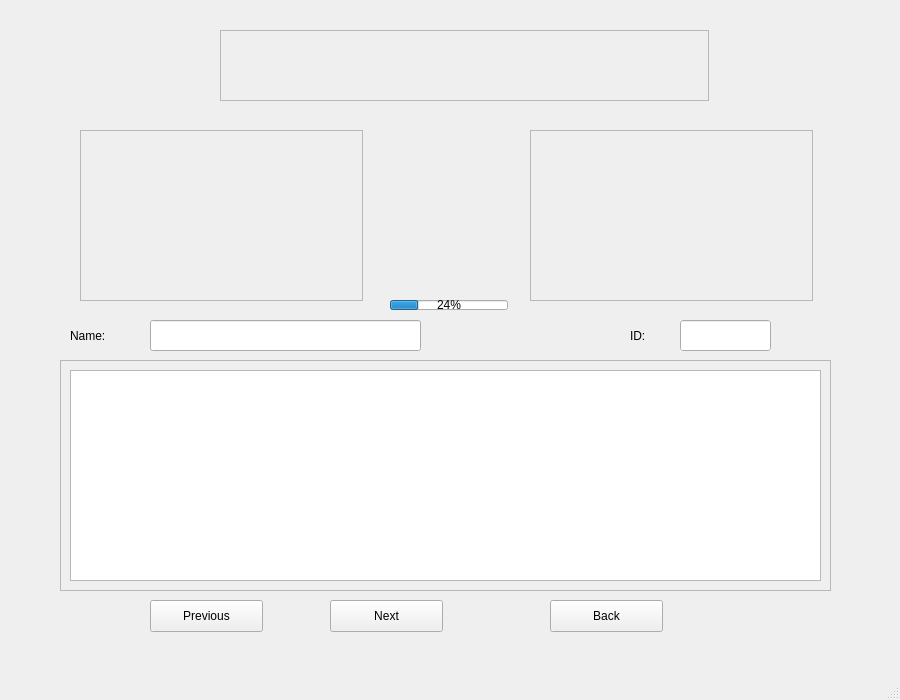
<?xml version="1.0" encoding="UTF-8"?>
<ui version="4.0">
 <class>subwidget</class>
 <widget class="QMainWindow" name="subwidget">
  <property name="geometry">
   <rect>
    <x>0</x>
    <y>0</y>
    <width>900</width>
    <height>700</height>
   </rect>
  </property>
  <property name="windowTitle">
   <string>subwidget</string>
  </property>
  <property name="styleSheet">
   <string notr="true"/>
  </property>
  <widget class="QWidget" name="centralwidget">
   <widget class="QLineEdit" name="lineEdit_2">
    <property name="geometry">
     <rect>
      <x>150</x>
      <y>320</y>
      <width>271</width>
      <height>31</height>
     </rect>
    </property>
    <property name="layoutDirection">
     <enum>Qt::RightToLeft</enum>
    </property>
    <property name="autoFillBackground">
     <bool>false</bool>
    </property>
    <property name="alignment">
     <set>Qt::AlignCenter</set>
    </property>
   </widget>
   <widget class="QLabel" name="label_2">
    <property name="geometry">
     <rect>
      <x>70</x>
      <y>320</y>
      <width>71</width>
      <height>31</height>
     </rect>
    </property>
    <property name="layoutDirection">
     <enum>Qt::RightToLeft</enum>
    </property>
    <property name="text">
     <string>Name:</string>
    </property>
   </widget>
   <widget class="QLabel" name="label">
    <property name="geometry">
     <rect>
      <x>630</x>
      <y>320</y>
      <width>31</width>
      <height>31</height>
     </rect>
    </property>
    <property name="layoutDirection">
     <enum>Qt::RightToLeft</enum>
    </property>
    <property name="text">
     <string>ID:</string>
    </property>
   </widget>
   <widget class="QScrollArea" name="scrollArea_2">
    <property name="geometry">
     <rect>
      <x>60</x>
      <y>360</y>
      <width>771</width>
      <height>231</height>
     </rect>
    </property>
    <property name="autoFillBackground">
     <bool>false</bool>
    </property>
    <property name="styleSheet">
     <string notr="true"/>
    </property>
    <property name="widgetResizable">
     <bool>true</bool>
    </property>
    <widget class="QWidget" name="scrollAreaWidgetContents_2">
     <property name="geometry">
      <rect>
       <x>0</x>
       <y>0</y>
       <width>769</width>
       <height>229</height>
      </rect>
     </property>
     <layout class="QVBoxLayout" name="verticalLayout">
      <item>
       <widget class="QTextEdit" name="textEdit"/>
      </item>
     </layout>
    </widget>
   </widget>
   <widget class="QLineEdit" name="lineEdit">
    <property name="geometry">
     <rect>
      <x>680</x>
      <y>320</y>
      <width>91</width>
      <height>31</height>
     </rect>
    </property>
    <property name="layoutDirection">
     <enum>Qt::RightToLeft</enum>
    </property>
    <property name="autoFillBackground">
     <bool>true</bool>
    </property>
    <property name="alignment">
     <set>Qt::AlignCenter</set>
    </property>
   </widget>
   <widget class="QPushButton" name="Previous">
    <property name="geometry">
     <rect>
      <x>150</x>
      <y>600</y>
      <width>113</width>
      <height>32</height>
     </rect>
    </property>
    <property name="text">
     <string>Previous</string>
    </property>
   </widget>
   <widget class="QPushButton" name="Next">
    <property name="geometry">
     <rect>
      <x>330</x>
      <y>600</y>
      <width>113</width>
      <height>32</height>
     </rect>
    </property>
    <property name="text">
     <string>Next</string>
    </property>
   </widget>
   <widget class="QPushButton" name="Back">
    <property name="geometry">
     <rect>
      <x>550</x>
      <y>600</y>
      <width>113</width>
      <height>32</height>
     </rect>
    </property>
    <property name="text">
     <string>Back</string>
    </property>
   </widget>
   <widget class="QFrame" name="frame_3">
    <property name="geometry">
     <rect>
      <x>220</x>
      <y>30</y>
      <width>489</width>
      <height>71</height>
     </rect>
    </property>
    <property name="frameShape">
     <enum>QFrame::StyledPanel</enum>
    </property>
    <property name="frameShadow">
     <enum>QFrame::Raised</enum>
    </property>
   </widget>
   <widget class="QFrame" name="frame">
    <property name="enabled">
     <bool>true</bool>
    </property>
    <property name="geometry">
     <rect>
      <x>80</x>
      <y>130</y>
      <width>283</width>
      <height>171</height>
     </rect>
    </property>
    <property name="frameShape">
     <enum>QFrame::StyledPanel</enum>
    </property>
    <property name="frameShadow">
     <enum>QFrame::Raised</enum>
    </property>
   </widget>
   <widget class="QFrame" name="frame_2">
    <property name="geometry">
     <rect>
      <x>530</x>
      <y>130</y>
      <width>283</width>
      <height>171</height>
     </rect>
    </property>
    <property name="frameShape">
     <enum>QFrame::StyledPanel</enum>
    </property>
    <property name="frameShadow">
     <enum>QFrame::Raised</enum>
    </property>
   </widget>
   <widget class="QProgressBar" name="progressBar">
    <property name="geometry">
     <rect>
      <x>390</x>
      <y>300</y>
      <width>118</width>
      <height>10</height>
     </rect>
    </property>
    <property name="value">
     <number>24</number>
    </property>
   </widget>
  </widget>
  <widget class="QMenuBar" name="menubar">
   <property name="geometry">
    <rect>
     <x>0</x>
     <y>0</y>
     <width>900</width>
     <height>21</height>
    </rect>
   </property>
  </widget>
  <widget class="QStatusBar" name="statusbar"/>
 </widget>
 <resources/>
 <connections/>
</ui>
